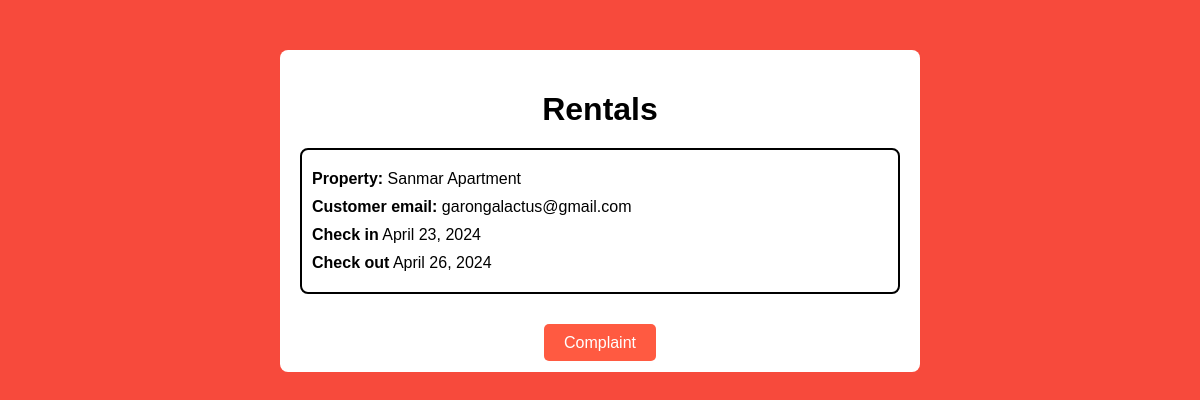
Page /rental/garongalactus@gmailproperty2/ on the earlier database version.
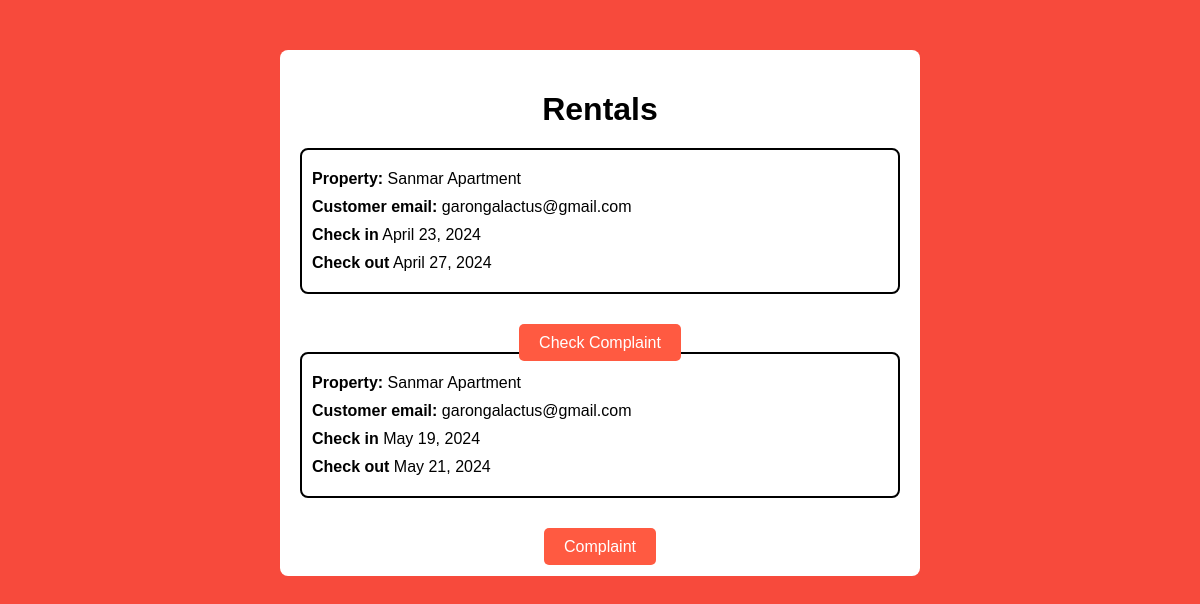
Same page on the later database version.
### home/models.py (models this page shows)
class Booking(models.Model):
    book_id = models.UUIDField(primary_key=True, default=uuid.uuid4, editable=False)
    property = models.CharField(max_length=50)
    property_name = models.CharField(max_length=50, default = '')
    customer = models.CharField(max_length=50)
    price = models.IntegerField()
    neg_price = models.IntegerField(default = 0)
    check_in = models.DateField()
    check_out = models.DateField()
    guests = models.CharField(max_length=50)
    status = models.CharField(max_length=50, default = 'hold')
    payment_id = models.CharField(max_length=50, blank = True)
    complaint = models.BooleanField(default = False)

### home/views.py (the view)
# urls.py: path('rental/<str:property_id>/', views.rental, name='rental'),
def rental(request,property_id):
    books = Booking.objects.filter(property=property_id)
    return render(request, 'rental.html', {'books':books})

### templates/rental.html (shortened to what this page needs)
<!DOCTYPE html>
<html lang="en">
<head>
</head>
<body>
    <div class="container">
        <h1>Rentals</h1>
        {% for book in books %}
        {%if book.status == 'paid'%}
        <div class="profile-info">
            <p><strong>Property:</strong> {{book.property_name}}</p>
            <p><strong>Customer email:</strong> {{book.customer}}</p>
            <p><strong>Check in</strong> {{book.check_in}}</p>
            <p><strong>Check out</strong> {{book.check_out}}</p>
        </div>
          {%if not book.complaint %}
          <a href="/customer_complaint/{{book.book_id}}" class="btn">Complaint</a>
          {%else%}
          <a href="/check_complaint/{{book.book_id}}" class="btn">Check Complaint</a>
          {%endif%}
        {%endif%}
        {% endfor %}
    </div>
</body>
</html>

Differences in the rows shown:
removed Booking: property_name "Sanmar Apartment", customer "garongalactus@gmail.com", check_in "April 23, 2024", check_out "April 26, 2024"
added Booking: property_name "Sanmar Apartment", customer "garongalactus@gmail.com", check_in "April 23, 2024", check_out "April 27, 2024"
added Booking: property_name "Sanmar Apartment", customer "garongalactus@gmail.com", check_in "May 19, 2024", check_out "May 21, 2024"
